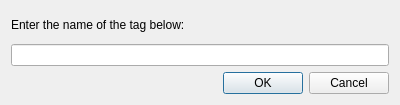
<?xml version="1.0" encoding="UTF-8"?>
<ui version="4.0">
 <class>TagNameDialog</class>
 <widget class="QDialog" name="TagNameDialog">
  <property name="geometry">
   <rect>
    <x>0</x>
    <y>0</y>
    <width>400</width>
    <height>105</height>
   </rect>
  </property>
  <property name="windowTitle">
   <string>Dialog</string>
  </property>
  <layout class="QVBoxLayout" name="verticalLayout">
   <item>
    <widget class="QLabel" name="label">
     <property name="text">
      <string>Enter the name of the tag below:</string>
     </property>
    </widget>
   </item>
   <item>
    <widget class="QLineEdit" name="lineEdit"/>
   </item>
   <item>
    <widget class="QDialogButtonBox" name="buttonBox">
     <property name="orientation">
      <enum>Qt::Horizontal</enum>
     </property>
     <property name="standardButtons">
      <set>QDialogButtonBox::Cancel|QDialogButtonBox::Ok</set>
     </property>
    </widget>
   </item>
  </layout>
 </widget>
 <resources/>
 <connections>
  <connection>
   <sender>buttonBox</sender>
   <signal>accepted()</signal>
   <receiver>TagNameDialog</receiver>
   <slot>accept()</slot>
   <hints>
    <hint type="sourcelabel">
     <x>248</x>
     <y>254</y>
    </hint>
    <hint type="destinationlabel">
     <x>157</x>
     <y>274</y>
    </hint>
   </hints>
  </connection>
  <connection>
   <sender>buttonBox</sender>
   <signal>rejected()</signal>
   <receiver>TagNameDialog</receiver>
   <slot>reject()</slot>
   <hints>
    <hint type="sourcelabel">
     <x>316</x>
     <y>260</y>
    </hint>
    <hint type="destinationlabel">
     <x>286</x>
     <y>274</y>
    </hint>
   </hints>
  </connection>
 </connections>
</ui>
